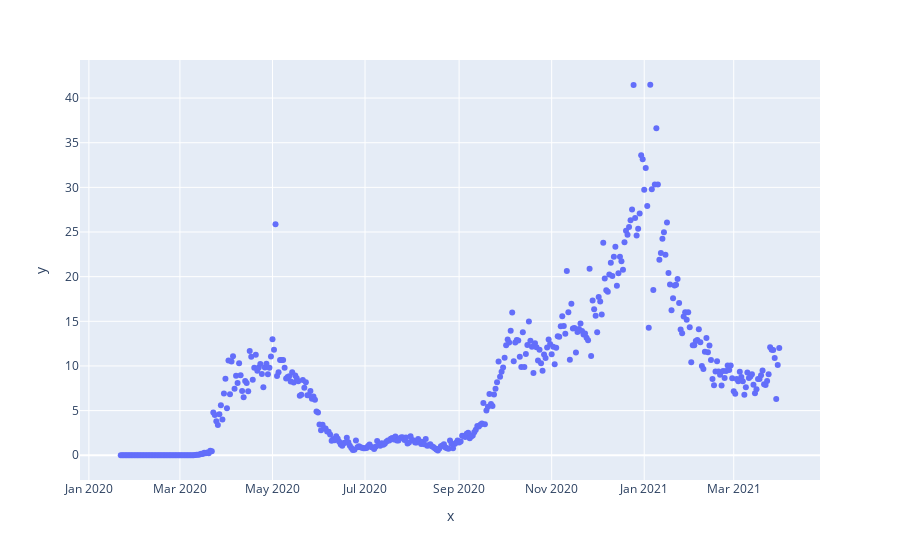

The cell this chart's notebook holds for it:
### Code cell
import plotly.express as px
px.scatter(x=df.date, y=df.ndc)

### Figure 1 — Plotly figure (JSON) as saved in the notebook; plotly's stock layout.template omitted (floating-point values rounded to 4 significant figures; data arrays with more than 128 entries replaced by an {"elided": "..."} marker saying what was removed)
{"data": [{"hovertemplate": "x=%{x}<br>y=%{y}<extra></extra>", "legendgroup": "", "marker": {"color": "#636efa", "symbol": "circle"}, "mode": "markers", "name": "", "orientation": "v", "showlegend": false, "type": "scatter", "x": {"elided": "435 str values"}, "xaxis": "x", "y": {"elided": "435 float values"}, "yaxis": "y"}], "layout": {"legend": {"tracegroupgap": 0}, "margin": {"t": 60}, "xaxis": {"anchor": "y", "domain": [0, 1], "title": {"text": "x"}}, "yaxis": {"anchor": "x", "domain": [0, 1], "title": {"text": "y"}}}}
